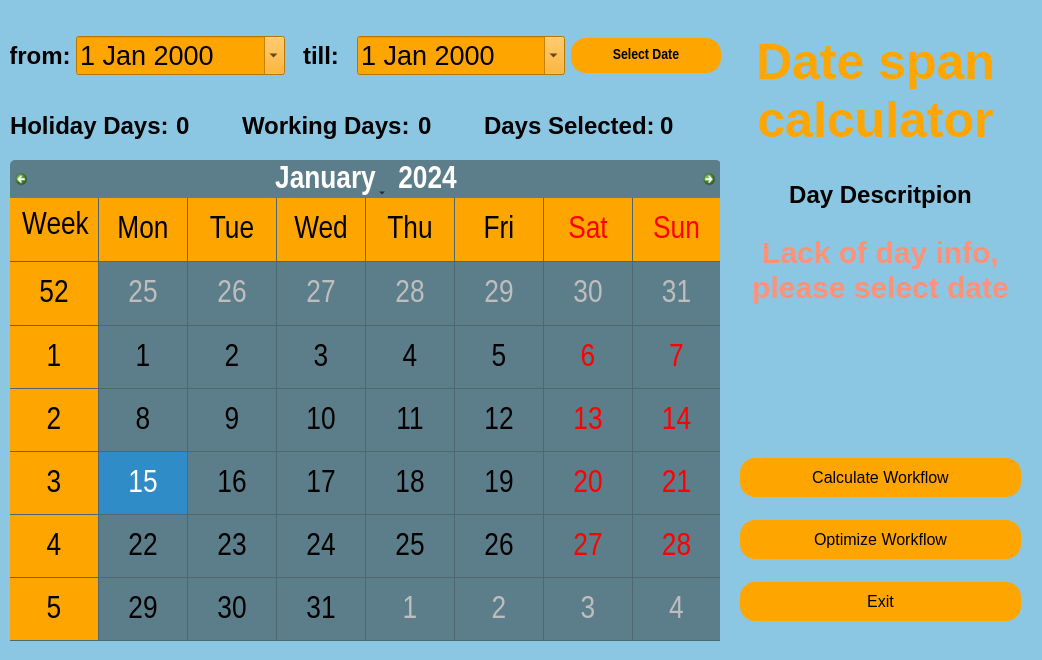
<?xml version="1.0" encoding="UTF-8"?>
<ui version="4.0">
 <class>MainWindow</class>
 <widget class="QMainWindow" name="MainWindow">
  <property name="geometry">
   <rect>
    <x>0</x>
    <y>0</y>
    <width>1042</width>
    <height>660</height>
   </rect>
  </property>
  <property name="font">
   <font>
    <family>Arial</family>
    <pointsize>24</pointsize>
   </font>
  </property>
  <property name="windowTitle">
   <string>Calendar</string>
  </property>
  <property name="styleSheet">
   <string notr="true">QWidget {
    background-color: #8BC6E2;
}</string>
  </property>
  <widget class="QWidget" name="centralwidget">
   <widget class="QLabel" name="startLabel">
    <property name="geometry">
     <rect>
      <x>720</x>
      <y>30</y>
      <width>311</width>
      <height>121</height>
     </rect>
    </property>
    <property name="font">
     <font>
      <family>Arial</family>
      <italic>false</italic>
      <bold>true</bold>
     </font>
    </property>
    <property name="autoFillBackground">
     <bool>false</bool>
    </property>
    <property name="styleSheet">
     <string notr="true">QLabel {
    font-family: Arial, sans-serif;
    font-size: 50px;
    font-weight: bold;
    color: orange;
}</string>
    </property>
    <property name="text">
     <string>Date span calculator</string>
    </property>
    <property name="textFormat">
     <enum>Qt::AutoText</enum>
    </property>
    <property name="alignment">
     <set>Qt::AlignCenter</set>
    </property>
    <property name="wordWrap">
     <bool>true</bool>
    </property>
   </widget>
   <widget class="QCalendarWidget" name="calendarWidget">
    <property name="geometry">
     <rect>
      <x>10</x>
      <y>160</y>
      <width>711</width>
      <height>481</height>
     </rect>
    </property>
    <property name="font">
     <font>
      <family>Arial Narrow</family>
      <pointsize>24</pointsize>
      <italic>false</italic>
     </font>
    </property>
    <property name="styleSheet">
     <string notr="true">#calendarWidget QWidget{
	alternate-background-color: orange;
	background-color: #5C7D8A;
}

#qt_calendar_navigationbar{


	border-top-left-radius: 5px solid black; 
	border-top-right-radius: 5px solid black;
}

#qt_calendar_prevmonth,
#qt_calendar_nextmonth{
	border: none;
	min-width: 13px;
	max-width: 13px;
	min-height: 13px;
	min-height: 13px;
	border-radius: 5px;
	background-color: transparent;
	padding:5px;
}


</string>
    </property>
    <property name="gridVisible">
     <bool>true</bool>
    </property>
   </widget>
   <widget class="QWidget" name="horizontalLayoutWidget">
    <property name="geometry">
     <rect>
      <x>10</x>
      <y>30</y>
      <width>711</width>
      <height>51</height>
     </rect>
    </property>
    <layout class="QHBoxLayout" name="horizontalLayout" stretch="0,0,0,0,0">
     <property name="spacing">
      <number>6</number>
     </property>
     <item>
      <widget class="QLabel" name="label">
       <property name="maximumSize">
        <size>
         <width>60</width>
         <height>16777215</height>
        </size>
       </property>
       <property name="font">
        <font>
         <family>Arial</family>
           
         <bold>true</bold>
        </font>
       </property>
       <property name="styleSheet">
        <string notr="true">QLabel {
    font-family: Arial, sans-serif;
    font-size: 24px;
    font-weight: bold;
    color: black;
}</string>
       </property>
       <property name="text">
        <string>from:</string>
       </property>
       <property name="alignment">
        <set>Qt::AlignCenter</set>
       </property>
      </widget>
     </item>
     <item>
      <widget class="QDateEdit" name="startingDate">
       <property name="font">
        <font>
         <family>Arial</family>
         <pointsize>20</pointsize>
        </font>
       </property>
       <property name="styleSheet">
        <string notr="true">QDateEdit{
	background-color:orange;
	color:black;
}</string>
       </property>
       <property name="calendarPopup">
        <bool>true</bool>
       </property>
      </widget>
     </item>
     <item>
      <widget class="QLabel" name="label_2">
       <property name="maximumSize">
        <size>
         <width>60</width>
         <height>16777215</height>
        </size>
       </property>
       <property name="font">
        <font>
         <family>Arial</family>
           
         <bold>true</bold>
        </font>
       </property>
       <property name="styleSheet">
        <string notr="true">QLabel {
    font-family: Arial, sans-serif;
    font-size: 24px;
    font-weight: bold;
    color: black;
}</string>
       </property>
       <property name="text">
        <string>till:</string>
       </property>
       <property name="alignment">
        <set>Qt::AlignCenter</set>
       </property>
      </widget>
     </item>
     <item>
      <widget class="QDateEdit" name="endingDate">
       <property name="font">
        <font>
         <family>Arial</family>
         <pointsize>20</pointsize>
         <bold>false</bold>
        </font>
       </property>
       <property name="styleSheet">
        <string notr="true">QDateEdit{
	background-color:orange;
	color:black;
}
</string>
       </property>
       <property name="wrapping">
        <bool>false</bool>
       </property>
       <property name="readOnly">
        <bool>false</bool>
       </property>
       <property name="buttonSymbols">
        <enum>QAbstractSpinBox::UpDownArrows</enum>
       </property>
       <property name="accelerated">
        <bool>false</bool>
       </property>
       <property name="calendarPopup">
        <bool>true</bool>
       </property>
      </widget>
     </item>
     <item>
      <widget class="QPushButton" name="date_select_button">
       <property name="maximumSize">
        <size>
         <width>150</width>
         <height>16777215</height>
        </size>
       </property>
       <property name="font">
        <font>
         <family>Arial Narrow</family>
           
         <bold>true</bold>
        </font>
       </property>
       <property name="styleSheet">
        <string notr="true">    QPushButton {
        background-color: orange;
        color: black;
        border-radius: 15px;
        padding: 10px 20px;
        font-size: 15px;
        font-family: &quot;Arial Narrow&quot;, sans-serif;
    }
    
    QPushButton:pressed {
        background-color: darkorange; /* Change color when button is pressed */
    }</string>
       </property>
       <property name="text">
        <string>Select Date</string>
       </property>
       <property name="icon">
        <iconset theme="accessories-calculator">
         <normaloff>.</normaloff>.</iconset>
       </property>
       <property name="checkable">
        <bool>false</bool>
       </property>
       <property name="default">
        <bool>false</bool>
       </property>
       <property name="flat">
        <bool>false</bool>
       </property>
      </widget>
     </item>
    </layout>
   </widget>
   <widget class="QWidget" name="horizontalLayoutWidget_2">
    <property name="geometry">
     <rect>
      <x>10</x>
      <y>100</y>
      <width>711</width>
      <height>51</height>
     </rect>
    </property>
    <layout class="QHBoxLayout" name="horizontalLayout_3" stretch="0,0,0,0,0,0">
     <property name="spacing">
      <number>6</number>
     </property>
     <item>
      <widget class="QLabel" name="lostDays">
       <property name="maximumSize">
        <size>
         <width>160</width>
         <height>16777215</height>
        </size>
       </property>
       <property name="font">
        <font>
         <family>Arial</family>
           
         <bold>true</bold>
        </font>
       </property>
       <property name="styleSheet">
        <string notr="true">QLabel {
    font-family: Arial, sans-serif;
    font-size: 24px;
    font-weight: bold;
    color: black;
}</string>
       </property>
       <property name="text">
        <string>Holiday Days:</string>
       </property>
      </widget>
     </item>
     <item>
      <widget class="QLabel" name="numberLostDays">
       <property name="maximumSize">
        <size>
         <width>60</width>
         <height>16777215</height>
        </size>
       </property>
       <property name="font">
        <font>
         <family>Arial</family>
           
         <bold>true</bold>
        </font>
       </property>
       <property name="styleSheet">
        <string notr="true">QLabel {
    font-family: Arial, sans-serif;
    font-size: 24px;
    font-weight: bold;
    color: black;
}</string>
       </property>
       <property name="text">
        <string>0</string>
       </property>
      </widget>
     </item>
     <item>
      <widget class="QLabel" name="working_days_label">
       <property name="maximumSize">
        <size>
         <width>170</width>
         <height>16777215</height>
        </size>
       </property>
       <property name="font">
        <font>
         <family>Arial</family>
           
         <bold>true</bold>
        </font>
       </property>
       <property name="styleSheet">
        <string notr="true">QLabel {
    font-family: Arial, sans-serif;
    font-size: 24px;
    font-weight: bold;
    color: black;
}</string>
       </property>
       <property name="text">
        <string>Working Days:</string>
       </property>
      </widget>
     </item>
     <item>
      <widget class="QLabel" name="numberWorkDays">
       <property name="maximumSize">
        <size>
         <width>60</width>
         <height>16777215</height>
        </size>
       </property>
       <property name="font">
        <font>
         <family>Arial</family>
           
         <bold>true</bold>
        </font>
       </property>
       <property name="styleSheet">
        <string notr="true">QLabel {
    font-family: Arial, sans-serif;
    font-size: 24px;
    font-weight: bold;
    color: black;
}</string>
       </property>
       <property name="text">
        <string>0</string>
       </property>
      </widget>
     </item>
     <item>
      <widget class="QLabel" name="days_selected_label">
       <property name="maximumSize">
        <size>
         <width>170</width>
         <height>16777215</height>
        </size>
       </property>
       <property name="font">
        <font>
         <family>Arial</family>
           
         <bold>true</bold>
        </font>
       </property>
       <property name="styleSheet">
        <string notr="true">QLabel {
    font-family: Arial, sans-serif;
    font-size: 24px;
    font-weight: bold;
    color: black;
}</string>
       </property>
       <property name="text">
        <string>Days Selected:</string>
       </property>
      </widget>
     </item>
     <item>
      <widget class="QLabel" name="DaysSelectedNumber">
       <property name="maximumSize">
        <size>
         <width>60</width>
         <height>16777215</height>
        </size>
       </property>
       <property name="font">
        <font>
         <family>Arial</family>
           
         <bold>true</bold>
        </font>
       </property>
       <property name="styleSheet">
        <string notr="true">QLabel {
    font-family: Arial, sans-serif;
    font-size: 24px;
    font-weight: bold;
    color: black;
}</string>
       </property>
       <property name="text">
        <string>0</string>
       </property>
      </widget>
     </item>
    </layout>
   </widget>
   <widget class="QLabel" name="label_6">
    <property name="geometry">
     <rect>
      <x>20</x>
      <y>200</y>
      <width>71</width>
      <height>51</height>
     </rect>
    </property>
    <property name="font">
     <font>
      <family>Arial Narrow</family>
      <pointsize>24</pointsize>
      <bold>false</bold>
     </font>
    </property>
    <property name="styleSheet">
     <string notr="true">QWidget{
background-color:orange
}</string>
    </property>
    <property name="text">
     <string>Week</string>
    </property>
    <property name="alignment">
     <set>Qt::AlignCenter</set>
    </property>
   </widget>
   <widget class="QWidget" name="verticalLayoutWidget">
    <property name="geometry">
     <rect>
      <x>720</x>
      <y>160</y>
      <width>321</width>
      <height>481</height>
     </rect>
    </property>
    <layout class="QVBoxLayout">
     <property name="leftMargin">
      <number>20</number>
     </property>
     <property name="rightMargin">
      <number>20</number>
     </property>
     <item>
      <widget class="QLabel" name="day_desc_title">
       <property name="maximumSize">
        <size>
         <width>16777215</width>
         <height>35</height>
        </size>
       </property>
       <property name="font">
        <font>
         <family>Arial</family>
           
         <bold>true</bold>
        </font>
       </property>
       <property name="styleSheet">
        <string notr="true">QLabel {
    font-family: Arial, sans-serif;
    font-size: 24px;
    font-weight: bold;
    color: black;
}</string>
       </property>
       <property name="text">
        <string>Day Descritpion</string>
       </property>
       <property name="alignment">
        <set>Qt::AlignCenter</set>
       </property>
      </widget>
     </item>
     <item>
      <widget class="QLabel" name="day_desc">
       <property name="maximumSize">
        <size>
         <width>16777215</width>
         <height>200</height>
        </size>
       </property>
       <property name="font">
        <font>
         <family>Arial</family>
           
         <bold>true</bold>
        </font>
       </property>
       <property name="styleSheet">
        <string notr="true">QLabel {
    font-family: Arial, sans-serif;
    font-size: 30px;
    font-weight: bold;
    color: orange;
}</string>
       </property>
       <property name="text">
        <string>&lt;html&gt;&lt;head/&gt;&lt;body&gt;&lt;p&gt;&lt;span style=&quot; color:#ff9178;&quot;&gt;Lack of day info, please select date&lt;/span&gt;&lt;/p&gt;&lt;/body&gt;&lt;/html&gt;</string>
       </property>
       <property name="alignment">
        <set>Qt::AlignHCenter|Qt::AlignTop</set>
       </property>
       <property name="wordWrap">
        <bool>true</bool>
       </property>
      </widget>
     </item>
     <item>
      <widget class="QPushButton" name="calculate_workflow_button">
       <property name="maximumSize">
        <size>
         <width>300</width>
         <height>16777215</height>
        </size>
       </property>
       <property name="layoutDirection">
        <enum>Qt::LeftToRight</enum>
       </property>
       <property name="styleSheet">
        <string notr="true">    QPushButton {
        background-color: orange;
        color: black;
        border-radius: 15px;
        padding: 10px 20px;
        font-size: 16px;
        font-family: &quot;Arial Narrow&quot;, sans-serif;
    }
    
    QPushButton:pressed {
        background-color: darkorange; /* Change color when button is pressed */
    }</string>
       </property>
       <property name="text">
        <string>Calculate Workflow</string>
       </property>
      </widget>
     </item>
     <item>
      <widget class="QPushButton" name="optimize_workflow_button">
       <property name="styleSheet">
        <string notr="true">    QPushButton {
        background-color: orange;
        color: black;
        border-radius: 15px;
        padding: 10px 20px;
        font-size: 16px;
        font-family: &quot;Arial Narrow&quot;, sans-serif;
    }
    
    QPushButton:pressed {
        background-color: darkorange; /* Change color when button is pressed */
    }</string>
       </property>
       <property name="text">
        <string>Optimize Workflow</string>
       </property>
      </widget>
     </item>
     <item>
      <widget class="QPushButton" name="exit_button">
       <property name="styleSheet">
        <string notr="true">    QPushButton {
        background-color: orange;
        color: black;
        border-radius: 15px;
        padding: 10px 20px;
        font-size: 16px;
        font-family: &quot;Arial Narrow&quot;, sans-serif;
    }
    
    QPushButton:pressed {
        background-color: darkorange; /* Change color when button is pressed */
    }</string>
       </property>
       <property name="text">
        <string>Exit</string>
       </property>
      </widget>
     </item>
    </layout>
   </widget>
  </widget>
 </widget>
 <resources/>
 <connections/>
</ui>
